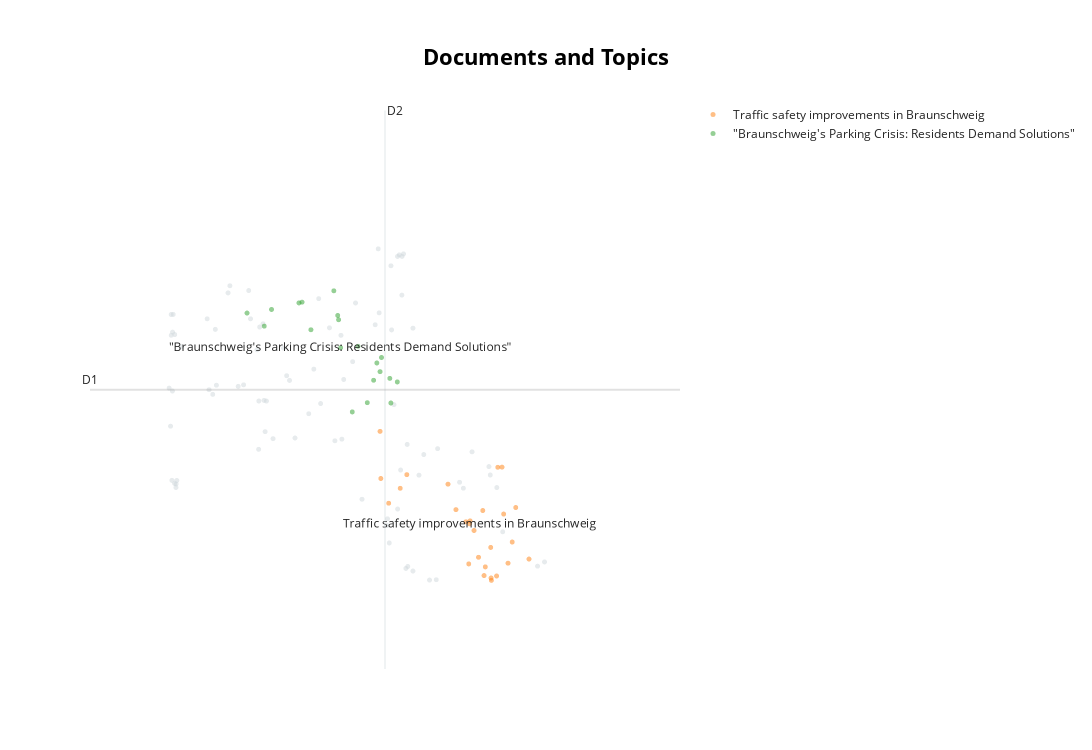

The notebook cell saved with this chart:
### Code cell
topic_model.visualize_documents(titles, reduced_embeddings=reduced_embeddings, hide_annotations=False, hide_document_hover=True, custom_labels=True)

### Figure 1 — Plotly figure (JSON) as saved in the notebook; plotly's stock layout.template omitted (floating-point values rounded to 4 significant figures)
{"data": [{"hoverinfo": "text", "marker": {"color": "#CFD8DC", "opacity": 0.5, "size": 5}, "mode": "markers+text", "name": "other", "showlegend": false, "type": "scattergl", "x": [10.59, 10.77, 10.72, 7.631, 7.695, 10.93, 8.934, 9.733, 10.54, 11.09, 11.09, 12.29, 12.98, 7.684, 11.76, 10.87, 9.077, 9.392, 10.09, 9.273, 7.614, 11.17, 8.885, 8.654, 10.75, 8.158, 7.643, 10.22, 8.982, 11.94, 11.01, 8.457, 9.888, 9.228, 10.91, 8.847, 7.681, 10.05, 7.613, 7.766, 9.761, 10.78, 8.753, 10.89, 12.2, 8.727, 8.948, 11.24, 7.664, 8.576, 12.18, 11.81, 10.95, 10.07, 11.44, 9.59, 8.13, 7.604, 10.99, 8.873, 11.33, 11.0, 9.314, 7.624, 11.42, 8.431, 12.88, 9.663, 9.966, 10.72, 10.36, 8.211, 10.6, 10.81, 8.963, 10.87, 10.26, 10.93, 8.247, 8.87, 7.662, 12.38, 8.263, 7.584, 7.633], "y": [12.31, 12.08, 8.615, 10.41, 9.217, 12.21, 11.31, 11.64, 11.29, 8.008, 11.25, 9.122, 8.13, 9.17, 9.193, 8.835, 9.775, 9.784, 10.56, 10.61, 11.15, 9.288, 11.26, 10.49, 8.383, 10.43, 11.43, 10.8, 10.28, 9.599, 8.07, 11.81, 11.25, 10.98, 9.356, 10.96, 9.123, 11.15, 11.43, 11.0, 10.24, 11.23, 11.37, 12.23, 9.29, 11.75, 10.28, 9.562, 11.16, 10.47, 9.402, 9.113, 12.24, 9.768, 9.641, 10.11, 11.37, 9.941, 8.043, 10.28, 7.888, 9.698, 10.55, 9.218, 7.892, 11.72, 8.073, 10.7, 9.746, 8.706, 8.966, 10.37, 11.45, 10.23, 9.868, 12.21, 11.59, 11.69, 11.23, 9.632, 9.176, 8.532, 10.49, 10.45, 11.2]}, {"hoverinfo": "text", "marker": {"opacity": 0.5, "size": 5}, "mode": "markers+text", "name": "Traffic safety improvements in Braunschweig", "text": ["", "", "", "", "", "", "", "", "", "", "", "", "", "", "", "", "", "", "", "", "", "", "", "", "", "", "Traffic safety improvements in Braunschweig"], "textfont": {"size": 12}, "type": "scattergl", "x": [12.09, 11.85, 12.29, 11.91, 12.76, 11.59, 11.89, 12.31, 11.0, 12.51, 12.11, 11.97, 10.74, 12.21, 12.03, 12.56, 12.21, 11.71, 12.45, 12.39, 12.21, 12.13, 10.9, 12.37, 10.61, 10.63, 11.9], "y": [8.816, 8.666, 7.942, 8.678, 8.168, 9.167, 8.103, 9.393, 9.294, 8.395, 7.948, 8.549, 8.913, 8.324, 8.192, 8.856, 7.884, 8.828, 8.113, 8.769, 7.915, 8.064, 9.112, 9.395, 9.872, 9.243, 8.638]}, {"hoverinfo": "text", "marker": {"opacity": 0.5, "size": 5}, "mode": "markers+text", "name": "\"Braunschweig's Parking Crisis: Residents Demand Solutions\"", "text": ["", "", "", "", "", "", "", "", "", "", "", "", "", "", "", "", "", "", "", "\"Braunschweig's Parking Crisis: Residents Demand Solutions\""], "textfont": {"size": 12}, "type": "scattergl", "x": [10.3, 9.45, 10.75, 10.64, 10.52, 9.951, 10.43, 9.493, 8.951, 10.62, 10.02, 8.703, 10.57, 10.22, 9.621, 9.055, 10.86, 10.01, 10.77, 10.05], "y": [11.01, 11.59, 10.58, 10.86, 10.55, 11.75, 10.25, 11.6, 11.28, 10.67, 11.36, 11.45, 10.78, 10.13, 11.23, 11.5, 10.53, 11.42, 10.25, 10.99]}], "layout": {"annotations": [{"showarrow": false, "text": "D1", "x": 6.447, "y": 10.43, "yshift": 10}, {"showarrow": false, "text": "D2", "x": 10.69, "xshift": 10, "y": 14.15}], "height": 750, "shapes": [{"line": {"color": "#CFD8DC", "width": 2}, "type": "line", "x0": 10.69, "x1": 10.69, "y0": 6.701, "y1": 14.15}, {"line": {"color": "#9E9E9E", "width": 2}, "type": "line", "x0": 6.447, "x1": 14.93, "y0": 10.43, "y1": 10.43}], "title": {"font": {"color": "Black", "size": 22}, "text": "<b>Documents and Topics</b>", "x": 0.5, "xanchor": "center", "yanchor": "top"}, "width": 1200, "xaxis": {"visible": false}, "yaxis": {"visible": false}}}
